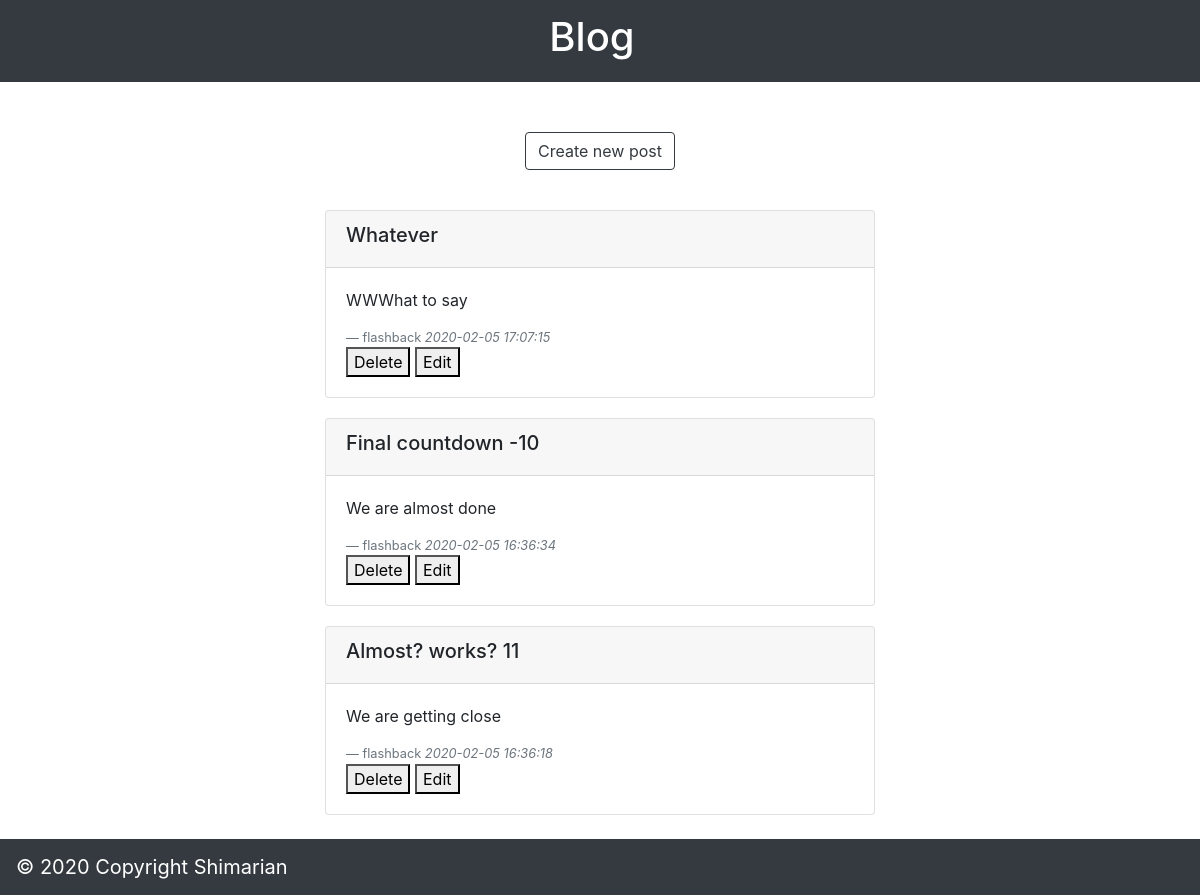
Page /Blog/myposts.php (signed in) on the committed database.
### tables this page shows
CREATE TABLE `posts` (
  `id` int(11) NOT NULL,
  `user` varchar(255) NOT NULL,
  `birth` timestamp NOT NULL DEFAULT current_timestamp(),
  `head` varchar(255) NOT NULL,
  `body` text NOT NULL
);

### Blog/controls/myposts_control.php (called while the page is built, shortened)
<?php
    $table = "posts";
    $post_user_key = "user";
    $post_timestamp_key = "birth";
    $post_head_key = "head";
    $post_body_key = "body";
    $sorted_by = ["birth"];
    $order = "DESC";
    $username_value = $_SESSION['user_username'];
    $filter = ["$post_user_key"=>"$username_value"];
    $all_posts = select_SQL($table, $filter, $sorted_by, $order);
?>

### Blog/modules/SQL.php (called while the page is built, shortened)
<?php
    include('config/db_connection.php');
    function select_SQL($table, $filter, $sorted_by, $order='ASC'){
        global $pdo;
        $sql = "SELECT * FROM $table";
        if(!empty($filter)){
            $i = 0;
            foreach($filter as $key=>$value){
                if($i==0){
                    $sql = $sql . " WHERE $key = '$value'";
                    $i ++;
                }
                else{
                    $sql = $sql . " AND $key = '$value'";
                }
            }
        }
        if(!empty($sorted_by)){
            $sql = $sql . " ORDER BY";
            foreach($sorted_by as $key){
                $sql = $sql . " $key";
            }
            $sql = $sql . " $order";
        }
        $stmt = $pdo->prepare($sql);
        $stmt->execute();
        $result = $stmt->fetchAll();
        return $result;
    }
?>

### Blog/myposts.php (the view, shortened to what this page needs)
<?php
    include "modules/SQL.php";
    include "templates/header.php";
    include "controls/myposts_control.php";
?>
<div class="container" style="padding-top:50px">
    <div style="text-align: center;">
        <button type="button" class="btn btn-outline-dark" style="margin-bottom:40px;" name="new-post"
         onclick="window.location.href='newpost.php'">Create new post</button>
    </div>
    <?php foreach($all_posts as $post){ ?>
        <form method="post">
            <div class="card mx-auto" style="max-width: 550px; margin-bottom:20px">
                <div class="card-header">
                    <h5><?php echo $post[$post_head_key] ?></h5>
                </div>
                <div class="card-body">
                    <p><?php echo $post[$post_body_key] ?></p>
                    <footer class="blockquote-footer"><?php echo $post[$post_user_key] ?>
                        <cite title="Source Title"><?php echo $post[$post_timestamp_key] ?></cite></footer>
                    <button type="submit" name="delete-post">Delete</button>
                    <button type="submit" name="edit-post">Edit</button>
                </div>
            </div>
        </form>
    <?php } ?>
</div>
<?php
    include "templates/footer.php";
?>

### rows in the picture
posts: head "Whatever", body "WWWhat to say", user "flashback", birth "2020-02-05 17:07:15"
posts: head "Final countdown -10", body "We are almost done", user "flashback", birth "2020-02-05 16:36:34"
posts: head "Almost? works? 11", body "We are getting close", user "flashback", birth "2020-02-05 16:36:18"
